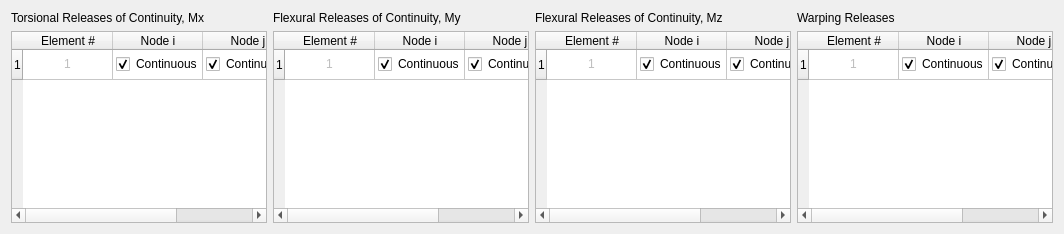
          <widget class="QWidget" name="ReleasesTabs">
           <attribute name="title">
            <string>Flexural and / or Warping Releases</string>
           </attribute>
           <layout class="QHBoxLayout" name="horizontalLayout_8">
            <item>
             <layout class="QGridLayout" name="gridLayout">
              <item row="1" column="3">
               <widget class="QTableWidget" name="Warping_Release">
                <attribute name="horizontalHeaderDefaultSectionSize">
                 <number>90</number>
                </attribute>
                <row>
                 <property name="text">
                  <string>1</string>
                 </property>
                </row>
                <column>
                 <property name="text">
                  <string>Element #</string>
                 </property>
                </column>
                <column>
                 <property name="text">
                  <string>Node i</string>
                 </property>
                </column>
                <column>
                 <property name="text">
                  <string>Node j</string>
                 </property>
                </column>
                <item row="0" column="0">
                 <property name="text">
                  <string>1</string>
                 </property>
                 <property name="textAlignment">
                  <set>AlignCenter</set>
                 </property>
                 <property name="flags">
                  <set>ItemIsDragEnabled|ItemIsUserCheckable</set>
                 </property>
                </item>
                <item row="0" column="1">
                 <property name="text">
                  <string>Continuous</string>
                 </property>
                 <property name="checkState">
                  <enum>Checked</enum>
                 </property>
                 <property name="flags">
                  <set>ItemIsDragEnabled|ItemIsUserCheckable|ItemIsEnabled</set>
                 </property>
                </item>
                <item row="0" column="2">
                 <property name="text">
                  <string>Continuous</string>
                 </property>
                 <property name="checkState">
                  <enum>Checked</enum>
                 </property>
                 <property name="flags">
                  <set>ItemIsDragEnabled|ItemIsUserCheckable|ItemIsEnabled</set>
                 </property>
                </item>
               </widget>
              </item>
              <item row="0" column="3">
               <widget class="QLabel" name="Warping_text">
                <property name="text">
                 <string>Warping Releases</string>
                </property>
               </widget>
              </item>
              <item row="0" column="1">
               <widget class="QLabel" name="My_release_text">
                <property name="text">
                 <string>Flexural Releases of Continuity, My </string>
                </property>
               </widget>
              </item>
              <item row="1" column="1">
               <widget class="QTableWidget" name="My_release">
                <attribute name="horizontalHeaderDefaultSectionSize">
                 <number>90</number>
                </attribute>
                <row>
                 <property name="text">
                  <string>1</string>
                 </property>
                </row>
                <column>
                 <property name="text">
                  <string>Element #</string>
                 </property>
                </column>
                <column>
                 <property name="text">
                  <string>Node i</string>
                 </property>
                </column>
                <column>
                 <property name="text">
                  <string>Node j</string>
                 </property>
                </column>
                <item row="0" column="0">
                 <property name="text">
                  <string>1</string>
                 </property>
                 <property name="textAlignment">
                  <set>AlignCenter</set>
                 </property>
                 <property name="flags">
                  <set>ItemIsDragEnabled|ItemIsUserCheckable</set>
                 </property>
                </item>
                <item row="0" column="1">
                 <property name="text">
                  <string>Continuous</string>
                 </property>
                 <property name="checkState">
                  <enum>Checked</enum>
                 </property>
                 <property name="flags">
                  <set>ItemIsDragEnabled|ItemIsUserCheckable|ItemIsEnabled</set>
                 </property>
                </item>
                <item row="0" column="2">
                 <property name="text">
                  <string>Continuous</string>
                 </property>
                 <property name="checkState">
                  <enum>Checked</enum>
                 </property>
                 <property name="flags">
                  <set>ItemIsDragEnabled|ItemIsUserCheckable|ItemIsEnabled</set>
                 </property>
                </item>
               </widget>
              </item>
              <item row="0" column="2">
               <widget class="QLabel" name="Mz_release_text">
                <property name="text">
                 <string>Flexural Releases of Continuity, Mz</string>
                </property>
               </widget>
              </item>
              <item row="1" column="2">
               <widget class="QTableWidget" name="Mz_release">
                <attribute name="horizontalHeaderDefaultSectionSize">
                 <number>90</number>
                </attribute>
                <row>
                 <property name="text">
                  <string>1</string>
                 </property>
                </row>
                <column>
                 <property name="text">
                  <string>Element #</string>
                 </property>
                </column>
                <column>
                 <property name="text">
                  <string>Node i</string>
                 </property>
                </column>
                <column>
                 <property name="text">
                  <string>Node j</string>
                 </property>
                </column>
                <item row="0" column="0">
                 <property name="text">
                  <string>1</string>
                 </property>
                 <property name="textAlignment">
                  <set>AlignCenter</set>
                 </property>
                 <property name="flags">
                  <set>ItemIsDragEnabled|ItemIsUserCheckable</set>
                 </property>
                </item>
                <item row="0" column="1">
                 <property name="text">
                  <string>Continuous</string>
                 </property>
                 <property name="textAlignment">
                  <set>AlignLeading|AlignVCenter</set>
                 </property>
                 <property name="checkState">
                  <enum>Checked</enum>
                 </property>
                 <property name="flags">
                  <set>ItemIsDragEnabled|ItemIsUserCheckable|ItemIsEnabled</set>
                 </property>
                </item>
                <item row="0" column="2">
                 <property name="text">
                  <string>Continuous</string>
                 </property>
                 <property name="checkState">
                  <enum>Checked</enum>
                 </property>
                 <property name="flags">
                  <set>ItemIsDragEnabled|ItemIsUserCheckable|ItemIsEnabled</set>
                 </property>
                </item>
               </widget>
              </item>
              <item row="0" column="0">
               <widget class="QLabel" name="Torsional_release_text">
                <property name="text">
                 <string>Torsional Releases of Continuity, Mx</string>
                </property>
               </widget>
              </item>
              <item row="1" column="0">
               <widget class="QTableWidget" name="Torsional_Release">
                <attribute name="horizontalHeaderDefaultSectionSize">
                 <number>90</number>
                </attribute>
                <row>
                 <property name="text">
                  <string>1</string>
                 </property>
                </row>
                <column>
                 <property name="text">
                  <string>Element #</string>
                 </property>
                </column>
                <column>
                 <property name="text">
                  <string>Node i</string>
                 </property>
                </column>
                <column>
                 <property name="text">
                  <string>Node j</string>
                 </property>
                </column>
                <item row="0" column="0">
                 <property name="text">
                  <string>1</string>
                 </property>
                 <property name="textAlignment">
                  <set>AlignCenter</set>
                 </property>
                 <property name="flags">
                  <set>ItemIsDragEnabled|ItemIsUserCheckable</set>
                 </property>
                </item>
                <item row="0" column="1">
                 <property name="text">
                  <string>Continuous</string>
                 </property>
                 <property name="checkState">
                  <enum>Checked</enum>
                 </property>
                 <property name="flags">
                  <set>ItemIsDragEnabled|ItemIsUserCheckable|ItemIsEnabled</set>
                 </property>
                </item>
                <item row="0" column="2">
                 <property name="text">
                  <string>Continuous</string>
                 </property>
                 <property name="checkState">
                  <enum>Checked</enum>
                 </property>
                 <property name="flags">
                  <set>ItemIsDragEnabled|ItemIsUserCheckable|ItemIsEnabled</set>
                 </property>
                </item>
               </widget>
              </item>
             </layout>
            </item>
           </layout>
          </widget>
